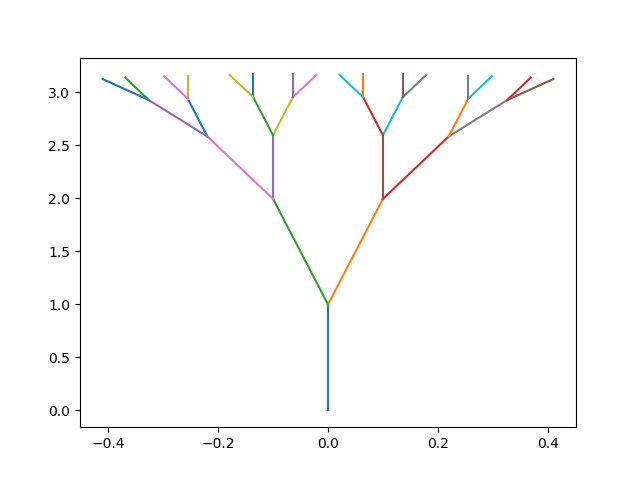

Recreate this plot in Python.
from matplotlib import pyplot as plt
from argparse import ArgumentParser
import numpy as np

def grow_tree_np(x, y, branch_size, angle, angle_array):
    right_angle= angle_array + angle 
    left_angle= angle_array - angle
    angle_array = np.hstack((right_angle,left_angle))
    xx= np.hstack((x,x))
    yy = np.hstack((y,y))
    x = xx + branch_size*np.sin(angle_array)
    y = yy + branch_size*np.cos(angle_array)
    return [x, y, xx, yy, angle_array]



def the_tree_np(number_of_forks, branch_size, angle, decrease_size, no_plot): 
    angle_array = np.array(0)        
    x = np.array(0)
    y = np.array(1)
    plt.plot([0,0],[0,1])
    for i in range(number_of_forks):
        [x, y, xx, yy, angle_array] = grow_tree_np(x, y, branch_size, angle, angle_array)
        branch_size*= decrease_size
        if no_plot == False:
            plt.plot([xx, x], [yy, y])
    if no_plot == False:       
        plt.savefig('tree_np.png')


if __name__ == "__main__":

    parser = ArgumentParser(description="Growing colorful trees")
    
    parser.add_argument('number_of_forks', 
                        help= "Number of forks in total that you want your tree to grow")
    parser.add_argument('branch_size', 
                        help= "Initial branch size")
    parser.add_argument('angle', 
                        help= "Angle of separation between branches")
    parser.add_argument('decrease_size', 
                        help= "Decrease the size of the branches in following forks")
    parser.add_argument('--no_plot', '-p', action="store_true", 
                        help= "Add this argument if you do not want a plot of the tree" )

    arguments = parser.parse_args()
    
    number_of_forks = int(arguments.number_of_forks)
    branch_size = float(arguments.branch_size)
    angle = float(arguments.angle)
    decrease_size = float(arguments.decrease_size)
    
    the_tree_np(number_of_forks, branch_size, angle, decrease_size, arguments.no_plot)